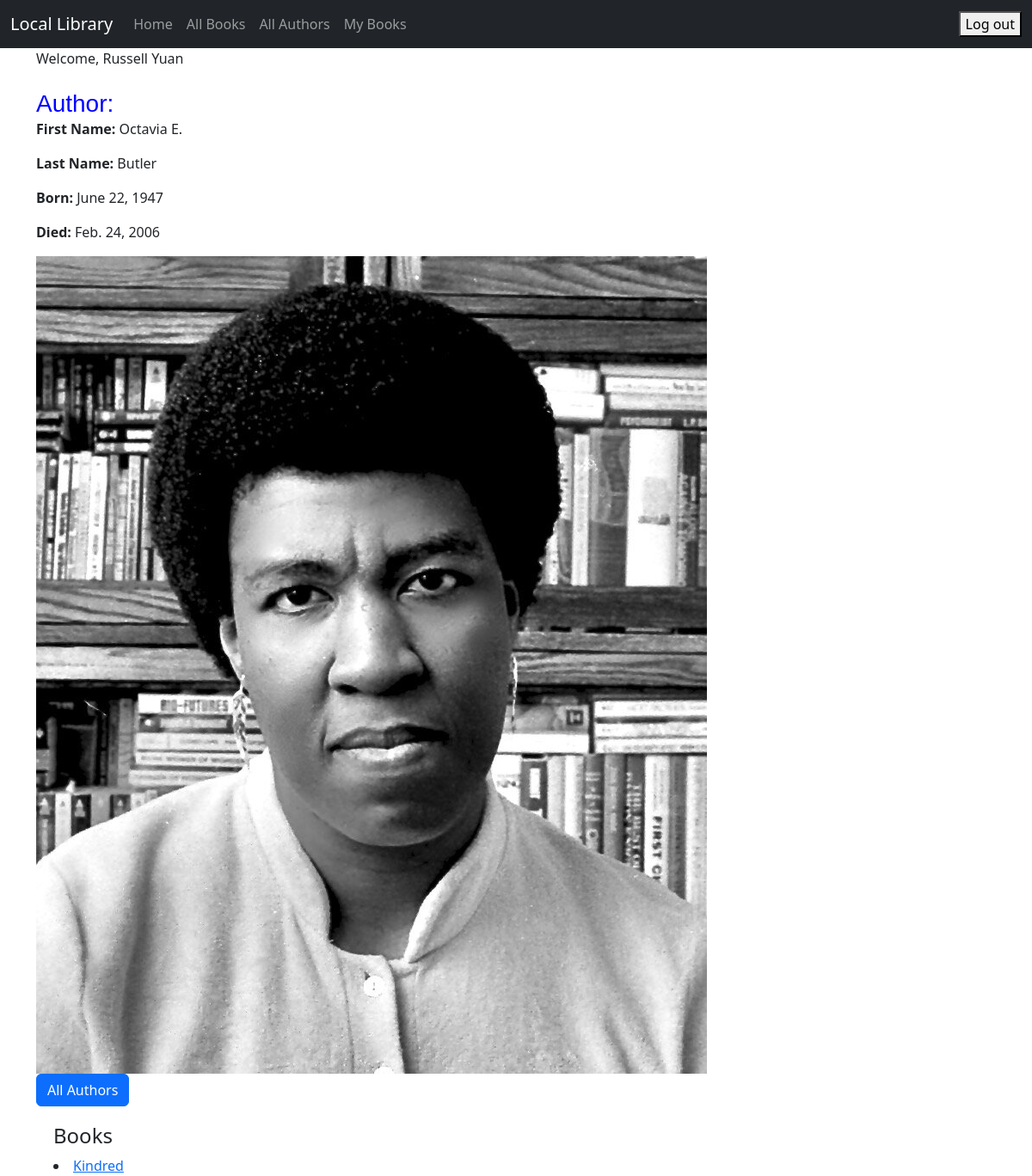
The app's page /author_detail/2 (signed in) with its own data.
### catalog/models.py (models this page shows, shortened)
class Author(models.Model):
    first_name = models.CharField(max_length=100)
    last_name = models.CharField(max_length=100)
    date_of_birth = models.DateField(null=True, blank=True)
    date_of_death = models.DateField('Died', null=True, blank=True)
    author_image = models.ImageField(upload_to='images/', null=True, blank=True)
    class Meta:
        ordering = ['last_name', 'first_name']

class Book(models.Model):
    title = models.CharField(max_length=200)
    author = models.ForeignKey('Author', on_delete=models.RESTRICT, null=True)
    summary = models.TextField(max_length=1000, help_text='Enter a brief description of the book')
    isbn = models.CharField('ISBN', max_length=13, unique=True,
                            help_text='13 Character <a href="https://www.isbn-international.org/content/what-isbn">ISBN number</a>')
    genre = models.ManyToManyField(Genre, help_text='Select a genre for this book')
    book_image = models.ImageField(upload_to='images/', null=True, blank=True)
    def get_absolute_url(self):
        return reverse('book_detail', args=[str(self.id)])

### catalog/views.py (the view)
# urls.py: path('author_detail/<int:pk>', views.AuthorDetailView.as_view(), name='author_detail'),
class AuthorDetailView(LoginRequiredMixin, generic.DetailView):
    model = Author

### catalog/templates/catalog/author_detail.html (shortened to what this page needs)
{% extends "catalog/base.html" %}
{% block content %}
  <h1>Author: {{ author.name }}</h1>
  <p><strong>First Name:</strong> {{ author.first_name }}</p>
  <p><strong>Last Name:</strong> {{ author.last_name }}</p>
  <p><strong>Born:</strong> {{ author.date_of_birth }}</p>
  <p><strong>Died:</strong> {{ author.date_of_death }}</p>
    <div>
    {% if author.author_image %}
        <img src="{{ author.author_image.url }}">
    {% endif %}
    </div>
    <p><a href="{% url 'author_list' %}" class="btn btn-primary">All Authors</a></p>
  <div style="margin-left:20px;margin-top:20px">
    <h4>Books</h4>
      {% if author.book_set.all %}
          {% for book in author.book_set.all %}
              {% if author.book_set.all %}
        <li>
        <a href="{{ book.get_absolute_url }}">{{ book.title }}</a>
        </li>
        {% else %}
          <p><strong>No Books Available</strong></p>
        {% endif %}
     {% endfor %}
    {% else %}
          <p><strong>No Books Available</strong></p>
      {% endif %}
  </div>
{% endblock %}

### catalog/templates/catalog/base.html (shortened to what this page needs)
{% load static %}
<!doctype html>
<html lang="en">
<head>
    <link href="https://cdn.jsdelivr.net/npm/bootstrap@5.3.0-alpha1/dist/css/bootstrap.min.css" rel="stylesheet"
>
    <link href="{% static 'css/my_style.css' %}" rel="stylesheet">
</head>
<body>
<nav class="navbar navbar-expand-lg navbar-dark bg-dark">
    <div class="container-fluid">
        <a class="navbar-brand" href="{% url 'index' %}">Local Library</a>
        <div class="collapse navbar-collapse" id="navbarSupportedContent">
            <ul class="navbar-nav me-auto mb-2 mb-lg-0">
                <li class="nav-item">
                    <a class="nav-link" href="{% url 'index' %}">Home</a>
                </li>
                <li class="nav-item">
                    <a class="nav-link" href="{% url 'book_list' %}">All Books</a>
                </li>
                <li class="nav-item">
                    <a class="nav-link" href="{% url 'author_list' %}">All Authors</a>
                </li>
                {% if user.is_authenticated %}
                    <li><a class="nav-link" href="{% url 'my_books' %}">My Books</a></li>
                {% endif %}
            </ul>
        </div>
        <ul class="nav navbar-nav ml-auto">
        {% if user.is_authenticated %}
           <li>
              <form action="{% url 'logout' %}" method="post">
                 <button type="submit">Log out</button>
              </form>
           </li>
        {% else %}
            <li><a class="nav-link" href="{% url 'login' %}"><span class="glyphicon glyphicon-log-in"></span>Login</a>
            </li>
            <li><a class="nav-link" href="{% url 'register' %}"><span class="glyphicon glyphicon-log-in"></span>Sign Up</a>
            </li>
        {% endif %}
    </ul>
    </div>
</nav>
<div class="container">
    {% if user.is_authenticated %}
        Welcome, {{ user.first_name }} {{ user.last_name }}
    {% endif %}
</div>
<div class="container">
    <br/>
    {% block content %}
    {% endblock %}
</div>
</body>
</html>

### catalog/static/css/my_style.css (style rules this page uses)
h1 { font-family: 'Changa One', sans-serif; margin: 10px 0; font-size: 1.75em; font-weight: normal; line-height: 0.5; text-align: left; color: #0000FF; }

### records on screen
Author: first_name "Octavia E.", last_name "Butler", date_of_birth "June 22, 1947", date_of_death "Feb. 24, 2006", author_image (picture)
Book: title "Kindred"

### other values on screen
{{ user.first_name }} "Russell"
{{ user.last_name }} "Yuan"
